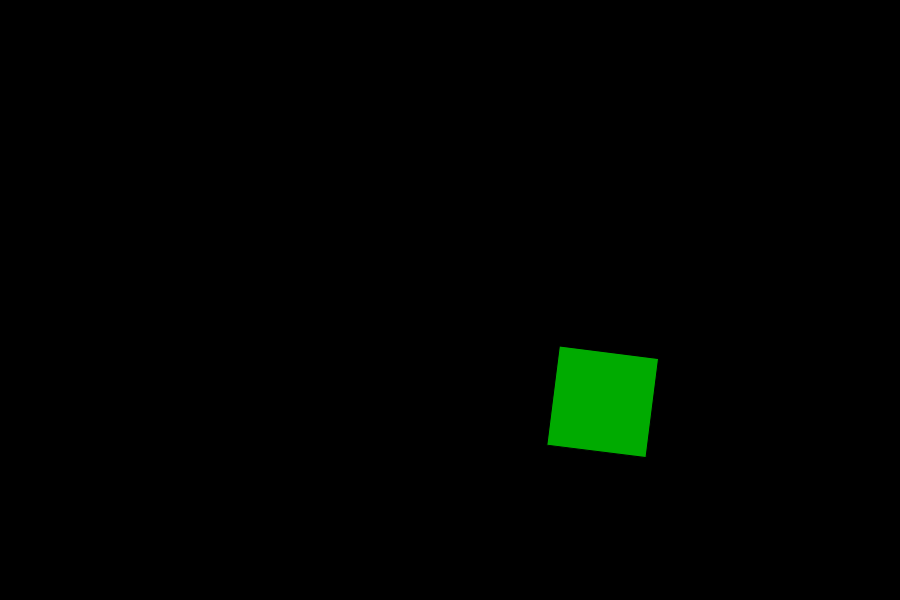
Frame 1 (no input)
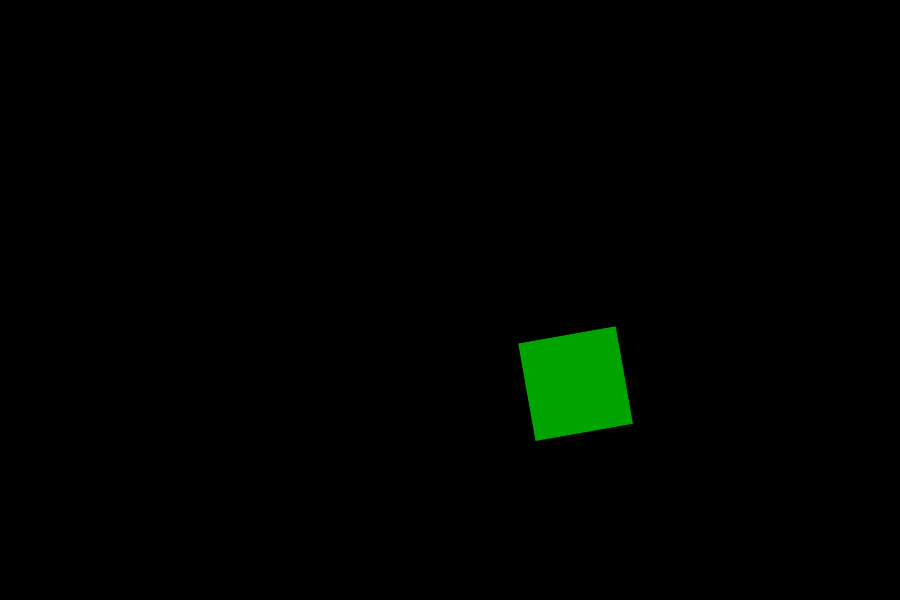
Frame 60 (no input)
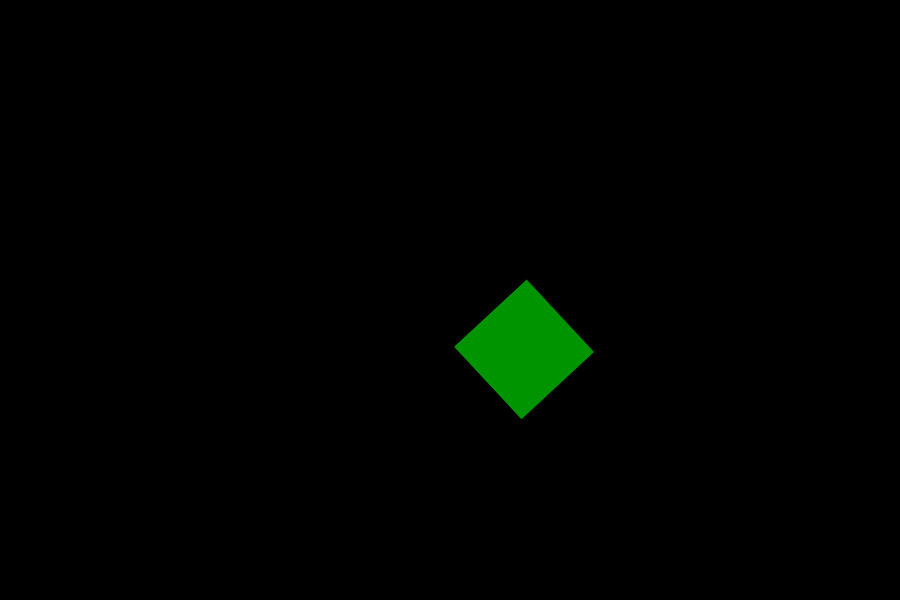
Frame 120 (the mouse pressed at the canvas centre since frame 60)

The p5.js sketch that drew these frames (run headless with seeded random() and noise() and a simulated clock; from frame 60 on, the mouse is pressed at the canvas centre):

// p5.js sketch
// ── sketch.js
/// <reference types="matter-js" />

var time = 0;
function setup() {
    createCanvas(900, 600);
    rectMode(CENTER);
}

function draw() {
    background(0);
    time += 0.001;
    // GETIING PERLINS NOISE VALUE AT SPECIFIC POINT IN 'TIME'
    var noiseX = noise(time);
    var noiseY = noise(time)
    // SCALING NOISE TO SIZE OF OUR CANVAS
    var locationX = map(noiseX, 0, 1, 0, width);
    var locationY = map(noiseY, 0, 1, 0, height);
    // PERLIN NOISE DEPENDANT COLOR
    var green = map(noiseX, 0, 1, 0, 255)
    // PERLIN DEPENDANT ANGLE
    var rotation = map(noiseX, 0, 1, -5, 5)
    // TRANSLATE COORDINATES TO
    translate(locationX, locationY);
    // PERLIN DEPENDANT ROTATION
    rotate(rotation)
    // PERLIN DEPENDANT COLOR
    fill(0, green, 0);


    // DRAW RECTANGLE IN SCALED AND TRANSLATED COORDINATES
    rect(0, 0, 100, 100);

}
